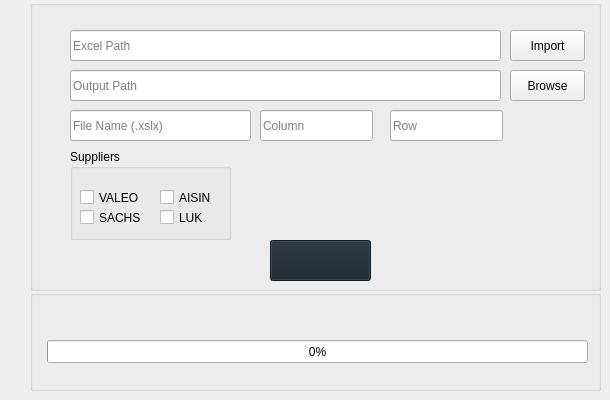
   <widget class="QWidget" name="tab_settings">
    <attribute name="title">
     <string/>
    </attribute>
    <widget class="QGroupBox" name="groupBox">
     <property name="geometry">
      <rect>
       <x>30</x>
       <y>0</y>
       <width>571</width>
       <height>291</height>
      </rect>
     </property>
     <property name="title">
      <string/>
     </property>
     <widget class="QPushButton" name="but_browse">
      <property name="geometry">
       <rect>
        <x>480</x>
        <y>70</y>
        <width>75</width>
        <height>31</height>
       </rect>
      </property>
      <property name="text">
       <string>Browse</string>
      </property>
     </widget>
     <widget class="QPushButton" name="but_import">
      <property name="geometry">
       <rect>
        <x>480</x>
        <y>30</y>
        <width>75</width>
        <height>31</height>
       </rect>
      </property>
      <property name="text">
       <string>Import</string>
      </property>
     </widget>
     <widget class="QLineEdit" name="txt_file">
      <property name="geometry">
       <rect>
        <x>40</x>
        <y>30</y>
        <width>431</width>
        <height>31</height>
       </rect>
      </property>
      <property name="readOnly">
       <bool>true</bool>
      </property>
      <property name="placeholderText">
       <string>Excel Path</string>
      </property>
     </widget>
     <widget class="QLineEdit" name="txt_folder">
      <property name="geometry">
       <rect>
        <x>40</x>
        <y>70</y>
        <width>431</width>
        <height>31</height>
       </rect>
      </property>
      <property name="readOnly">
       <bool>true</bool>
      </property>
      <property name="placeholderText">
       <string>Output Path</string>
      </property>
     </widget>
     <widget class="QPushButton" name="but_search">
      <property name="geometry">
       <rect>
        <x>240</x>
        <y>240</y>
        <width>101</width>
        <height>41</height>
       </rect>
      </property>
      <property name="toolTip">
       <string>Search</string>
      </property>
      <property name="styleSheet">
       <string notr="true">QPushButton{
background-color: rgb(25, 35, 45);
}
QPushButton:pressed{
background-color: rgb(235, 125, 22);
}</string>
      </property>
      <property name="text">
       <string/>
      </property>
      <property name="icon">
       <iconset resource="resources.qrc">
        <normaloff>:/img/search.png</normaloff>:/img/search.png</iconset>
      </property>
      <property name="iconSize">
       <size>
        <width>30</width>
        <height>30</height>
       </size>
      </property>
     </widget>
     <widget class="QLineEdit" name="txt_name">
      <property name="geometry">
       <rect>
        <x>40</x>
        <y>110</y>
        <width>181</width>
        <height>31</height>
       </rect>
      </property>
      <property name="readOnly">
       <bool>false</bool>
      </property>
      <property name="placeholderText">
       <string>File Name (.xslx)</string>
      </property>
     </widget>
     <widget class="QGroupBox" name="groupBox_5">
      <property name="geometry">
       <rect>
        <x>40</x>
        <y>149</y>
        <width>161</width>
        <height>91</height>
       </rect>
      </property>
      <property name="title">
       <string>Suppliers</string>
      </property>
      <widget class="QCheckBox" name="check_valeo">
       <property name="geometry">
        <rect>
         <x>10</x>
         <y>40</y>
         <width>70</width>
         <height>17</height>
        </rect>
       </property>
       <property name="text">
        <string>VALEO</string>
       </property>
      </widget>
      <widget class="QCheckBox" name="check_aisin">
       <property name="geometry">
        <rect>
         <x>90</x>
         <y>40</y>
         <width>70</width>
         <height>17</height>
        </rect>
       </property>
       <property name="text">
        <string>AISIN</string>
       </property>
      </widget>
      <widget class="QCheckBox" name="check_sachs">
       <property name="geometry">
        <rect>
         <x>10</x>
         <y>60</y>
         <width>70</width>
         <height>17</height>
        </rect>
       </property>
       <property name="text">
        <string>SACHS</string>
       </property>
      </widget>
      <widget class="QCheckBox" name="check_luk">
       <property name="geometry">
        <rect>
         <x>90</x>
         <y>60</y>
         <width>70</width>
         <height>17</height>
        </rect>
       </property>
       <property name="text">
        <string>LUK</string>
       </property>
      </widget>
     </widget>
     <widget class="QLineEdit" name="lineEdit">
      <property name="geometry">
       <rect>
        <x>230</x>
        <y>110</y>
        <width>113</width>
        <height>31</height>
       </rect>
      </property>
      <property name="placeholderText">
       <string>Column</string>
      </property>
     </widget>
     <widget class="QLineEdit" name="lineEdit_2">
      <property name="geometry">
       <rect>
        <x>360</x>
        <y>110</y>
        <width>113</width>
        <height>31</height>
       </rect>
      </property>
      <property name="placeholderText">
       <string>Row</string>
      </property>
     </widget>
    </widget>
    <widget class="QGroupBox" name="groupBox_2">
     <property name="geometry">
      <rect>
       <x>30</x>
       <y>290</y>
       <width>571</width>
       <height>101</height>
      </rect>
     </property>
     <property name="styleSheet">
      <string notr="true">font: 10pt &quot;MS Shell Dlg 2&quot;;</string>
     </property>
     <property name="title">
      <string/>
     </property>
     <widget class="QProgressBar" name="progressBar">
      <property name="geometry">
       <rect>
        <x>17</x>
        <y>50</y>
        <width>541</width>
        <height>23</height>
       </rect>
      </property>
      <property name="value">
       <number>0</number>
      </property>
      <property name="textVisible">
       <bool>true</bool>
      </property>
      <property name="invertedAppearance">
       <bool>false</bool>
      </property>
     </widget>
    </widget>
   </widget>
